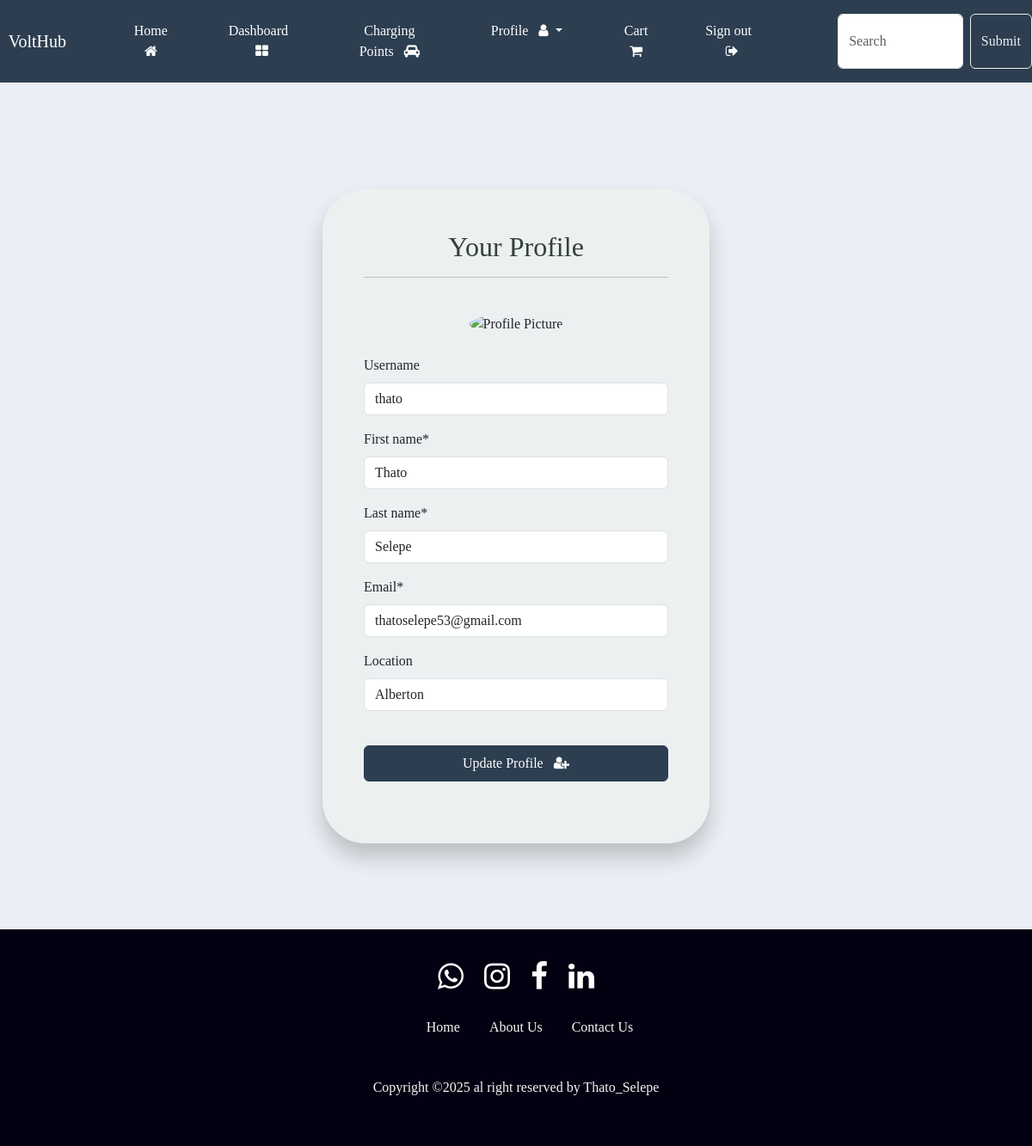
The app's page /profile (signed in) with its own data.
### charging_station/models.py (models this page shows, shortened)
class Profile(models.Model):
    username = models.CharField(max_length=50, unique=True, null=True, blank=True)
    first_name = models.CharField(max_length=50)
    last_name = models.CharField(max_length=50)
    email = models.EmailField(max_length=100, unique=True, blank=False)
    location = models.CharField(max_length=150, null=True, blank=True)
    profile_picture = models.ImageField(upload_to='profile_pictures/', null=True, blank=True)

### VoltHub/views.py (the view)
# urls.py: path('profile', views.profile, name="profile"),
@login_required(login_url='login')
def profile(request):
    try:
        user_profile = Profile.objects.get(username=request.user.username)
    except Profile.DoesNotExist:
        user_profile = Profile.objects.create(
            username=request.user.username,
            first_name=request.user.first_name,
            last_name=request.user.last_name,
            email=request.user.email
        )
    if request.method == 'POST':
        form = ProfileForm(request.POST, instance=user_profile)
        if form.is_valid():
            form.save()
            return redirect('profile')
    else:
        form = ProfileForm(instance=user_profile)
    context = {'form': form}
    return render(request, 'VoltHub/profile.html', context)

### VoltHub/forms.py
class ProfileForm(forms.ModelForm):
    class Meta:
        model = Profile
        fields = ['username', 'first_name', 'last_name', 'email', 'location']
        widgets = {
            'username': forms.TextInput(attrs={'readonly': 'readonly'}),
            'first_name': forms.TextInput(attrs={'readonly': 'readonly'}),
            'last_name': forms.TextInput(attrs={'readonly': 'readonly'}),
            'email': forms.EmailInput(attrs={'readonly': 'readonly'}),
            'location': forms.TextInput(attrs={'readonly': 'readonly'}),
        }

### VoltHub/templates/VoltHub/profile.html (shortened to what this page needs)
{% extends 'VoltHub/base.html' %}
{% load crispy_forms_tags %}
{% block content %}
<body>
    <div class="container bg-light shadow-md p-5 form-layout">
        <h3>Your Profile</h3>
        <hr>
        <br>
        <div class="text-center mb-4">
            <img src="{{ user.profile.profile_picture.url }}" alt="Profile Picture" class="rounded-circle" style="width: 150px; height: 150px; object-fit: cover;">
        </div>
        <form method="POST" enctype="multipart/form-data" autocomplete="off">
            {{ form|crispy }}
            <br>
            <button type="submit" class="btn btn-primary w-100 btn-block p-2">Update Profile &nbsp; <i class="fa fa-solid fa-user-plus" aria-hidden="true"></i></button>
        </form>
        <br>
    </div>
    {% include 'VoltHub/footer.html' %}
</body>
{% endblock %}

### VoltHub/static/VoltHub/style.css (style rules this page uses)
* { margin: 0; padding: 0; box-sizing: border-box; font-family: 'Poppins', 'sans-serif'; }
html, body { height: 100%; display: flex; flex-direction: column; }
.container { flex: 1; }

### VoltHub/static/VoltHub/footer.css (style rules this page uses)
html, body { height: 100%; display: flex; flex-direction: column; margin: 0; padding: 0; }
.container { flex: 1; }

### VoltHub/static/VoltHub/login.css (style rules this page uses)
body { margin: 0; padding: 0; background-color: #ebeef4;; }
.form-layout { max-width: 450px; margin: 100px auto; border-radius: 50px; overflow: hidden; box-shadow: 0 16px 24px rgba(0, 0, 0, 0.2); }
h3 { text-align: center; color: #344039; }

### records on screen
Profile: username "thato", first_name "Thato", last_name "Selepe", email "thatoselepe53@gmail.com", location "Alberton"
